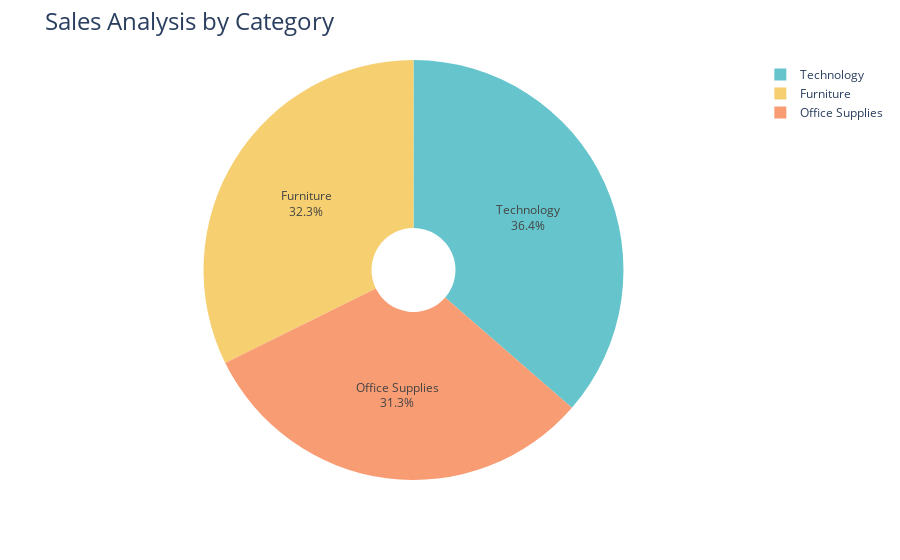

The notebook cell saved with this chart:
### Code cell
sales_by_category = data.groupby('Category')['Sales'].sum().reset_index()
fig = px.pie(sales_by_category, 
             values='Sales', 
             names='Category', 
             hole=0.2, 
             color_discrete_sequence=px.colors.qualitative.Pastel)

fig.update_traces(textposition='inside', textinfo='percent+label')
fig.update_layout(title_text='Sales Analysis by Category', title_font=dict(size=24))

fig.show()

### Figure 1 — Plotly figure (JSON) as saved in the notebook; plotly's stock layout.template omitted (floating-point values rounded to 4 significant figures)
{"data": [{"domain": {"x": [0, 1], "y": [0, 1]}, "hole": 0.2, "hovertemplate": "Category=%{label}<br>Sales=%{value}<extra></extra>", "labels": ["Furniture", "Office Supplies", "Technology"], "legendgroup": "", "name": "", "showlegend": true, "textinfo": "percent+label", "textposition": "inside", "type": "pie", "values": [742000.0, 719000.0, 836200.0]}], "layout": {"autosize": true, "legend": {"tracegroupgap": 0}, "margin": {"t": 60}, "piecolorway": ["rgb(102, 197, 204)", "rgb(246, 207, 113)", "rgb(248, 156, 116)", "rgb(220, 176, 242)", "rgb(135, 197, 95)", "rgb(158, 185, 243)", "rgb(254, 136, 177)", "rgb(201, 219, 116)", "rgb(139, 224, 164)", "rgb(180, 151, 231)", "rgb(179, 179, 179)"], "title": {"font": {"size": 24}, "text": "Sales Analysis by Category"}}}
